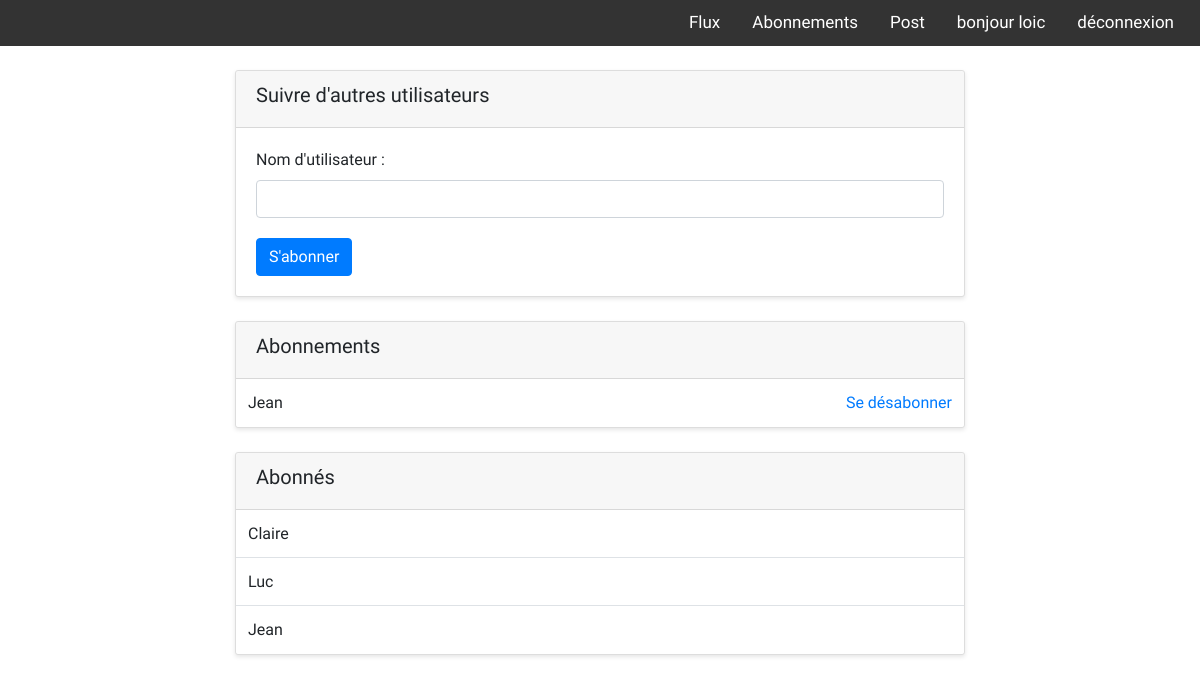
Page /follow/ (signed in) on the earlier database version.
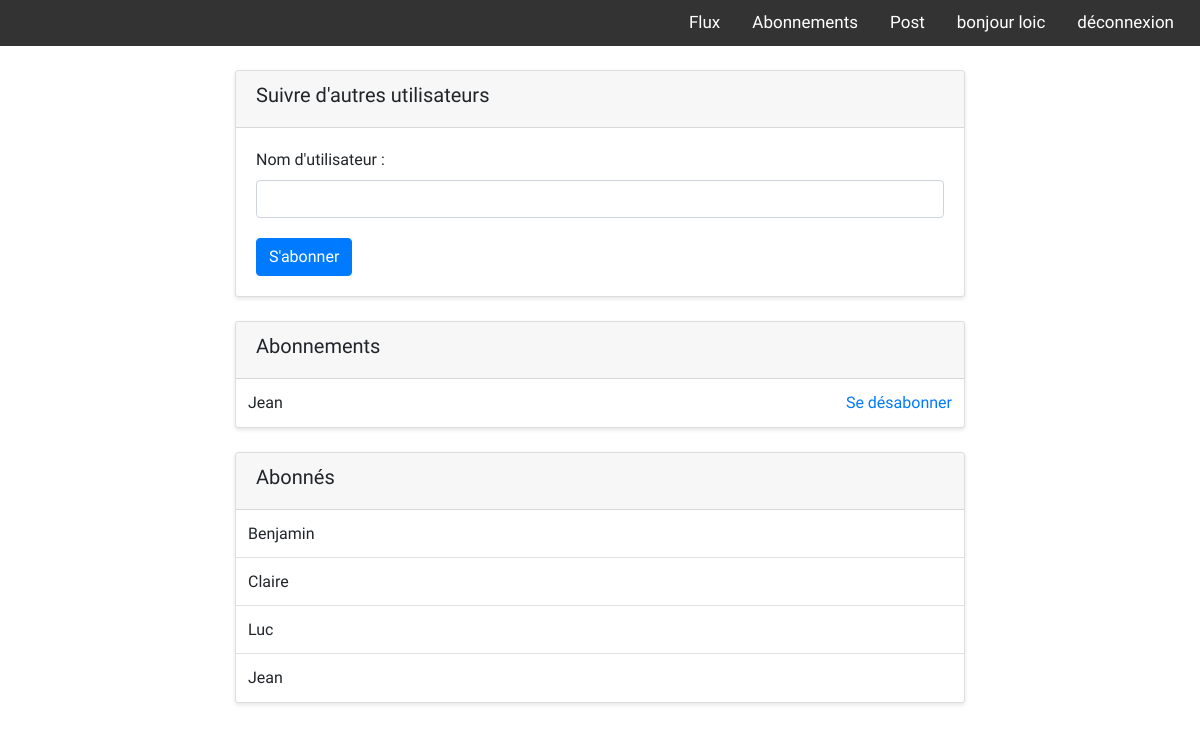
Same page on the later database version.
### followers/models.py (models this page shows)
class UserFollows(models.Model):
	user = models.ForeignKey(User, on_delete=models.CASCADE, related_name="follower")
	followed_user = models.ForeignKey(User, on_delete=models.CASCADE, related_name="followed")
	time_created = models.DateTimeField(auto_now_add=True)
	class Meta:
		verbose_name = 'Follower'
		verbose_name_plural = 'Tous les followers'
		ordering = ["user"]
		unique_together = ('user', 'followed_user',)

### followers/views.py (the view)
# urls.py: path('follow/', views.follow_user, name='follow'),
@login_required(login_url='followers:login')
def follow_user(request: HttpRequest) -> HttpResponse:
	if request.method == 'POST':
		form = FollowForm(request.POST)
		if form.is_valid():
			followed_username = form.cleaned_data['username']
			try:
				followed_user = User.objects.get(username=followed_username)
				follow = UserFollows(user=request.user, followed_user=followed_user)
				follow.save()
				return redirect('followers:follow')
			except User.DoesNotExist:
				form.add_error('username', 'Utilisateur non trouvé')
	else:
		form = FollowForm()
	follows = UserFollows.objects.filter(user=request.user)
	follow_by = UserFollows.objects.filter(followed_user_id=request.user.id)
	followed_users = [follow.followed_user for follow in follows]
	return render(request, 'followers/follow_form.html',
	              {'followed_users': followed_users, 'form': form, 'follow_by': follow_by}
	              )

### followers/forms.py
class FollowForm(forms.Form):
	username = forms.CharField(widget=forms.TextInput(attrs={'class': 'custom-class', 'id': 'username-field'}), label="Nom d'utilisateur")

### followers/templates/followers/follow_form.html (shortened to what this page needs)
{% extends 'base.html' %}
{% load crispy_forms_tags %}
{% load widget_tweaks %}
{% block content %}
  <div class="container">
    <div class="row justify-content-center">
      <div class="col-md-8">
        <div class="card mt-4">
          <div class="card-header">
            <h5>Suivre d'autres utilisateurs</h5>
          </div>
          <div class="card-body">
            <form method="post">
              {% for field in form %}
                <div class="form-group {% if field.errors %}has-error{% endif %}">
                  {{ field.label_tag }}
                  {{ field|add_class:"form-control" }}
                </div>
              {% endfor %}
              <button type="submit" class="btn btn-primary">S'abonner</button>
            </form>
          </div>
        </div>
        <div class="card mt-4">
          <div class="card-header">
            <h5>Abonnements</h5>
          </div>
          <ul class="list-group list-group-flush">
            {% for user in followed_users %}
              <li class="list-group-item d-flex justify-content-between align-items-center">
                {{ user.username }}
                <a href="{% url 'followers:unfollow' user.id %}">Se désabonner</a>
              </li>
            {% endfor %}
          </ul>
        </div>
        <div class="card mt-4">
          <div class="card-header">
            <h5>Abonnés</h5>
          </div>
          <ul class="list-group list-group-flush">
            {% for user in follow_by %}
              <li class="list-group-item">{{ user.user }}</li>
            {% endfor %}
          </ul>
        </div>
      </div>
    </div>
  </div>
{% endblock %}

### templates/base.html (shortened to what this page needs)
{% load static %}
<!DOCTYPE html>
<html lang="fr">
<head>
    <link rel="stylesheet" href="https://maxcdn.bootstrapcdn.com/bootstrap/4.0.0/css/bootstrap.min.css">
    <link rel="stylesheet" href="{% static 'css/style.css' %}">
    <link rel="stylesheet" href="https://use.fontawesome.com/releases/v5.14.0/css/all.css">
</head>
<body>
<nav>
  <ul>
      {% if request.user.is_authenticated %}
      <li><a href="{% url 'followers:logout' %}">déconnexion</a></li>
      <li><a href="{% url 'followers:profile' %}">bonjour {{ user.username }}</a></li>
      {% else %}
      <li><a href="{% url 'followers:login' %}">Se connecter</a></li>
      {% endif %}
      <li><a href="{% url 'reviews:user_post' %}">Post</a></li>
      <li><a href="{% url 'followers:follow' %}">Abonnements</a></li>
      <li><a href="{% url 'reviews:feed' %}">Flux</a></li>
  </ul>
</nav>
    <section class="hero">
        {% block content %}
        {% endblock %}
    </section>
</body>
</html>

### reviews/static/css/style.css (style rules this page uses)
body { background-color: white; font-family: 'Raleway', sans-serif; }
nav { background-color: #333; padding: 10px; }
nav ul { list-style-type: none; margin: 0; padding: 0; overflow: hidden; }
nav li { float: right; }
nav a { color: white; text-align: center; padding: 14px 16px; text-decoration: none; font-size: 17px; }
.container { width: 100%; margin: 0 auto; }
.form-control { font-size: 15px; border: 2px solid #ccc; border-radius: 4px; }
.card { margin-top: 30px; border: 1px solid #ddd; border-radius: 3px; box-shadow: 0 2px 4px rgba(0, 0, 0, 0.1); }
.card-body { padding: 20px; }
.form-group { margin-bottom: 20px; }
.list-group-item { display: flex; justify-content: space-between; align-items: center; border: none; border-top: 1px solid #dee2e6; padding: 12px; }
.list-group-item:first-child { border-top: none; }
.form-control { width: 100%; height: calc(2.25rem + 2px); padding: 0.375rem 0.75rem; font-size: 1rem; font-weight: 400; line-height: 1.5; color: #495057; background-color: #fff; background-clip: padding-box; border: 1px solid #ced4da; border-radius: 0.25rem; transition: border-color 0.15s ease-in-out, box-shadow 0.15s ease-in-out; }

Differences in the rows shown:
added UserFollows: user "Benjamin"
